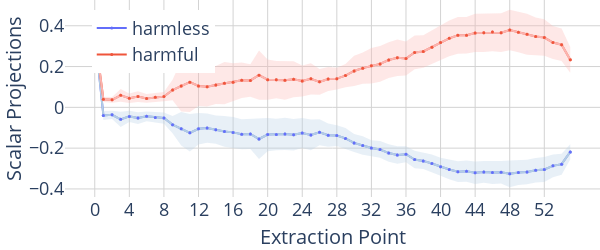

Here is the notebook cell this chart was saved with:
### Code cell
# layers x resid_modules x tokens x batch x dim
category2acts_normed = {
    "harmful": harmful_acts_normed,
    "harmless": harmless_acts_normed,
}

# x_values = sum([[f"{l}", f"{l}-mid"] for l in range(num_layers)], [])
x_values = [str(i) for i in range(2 * num_layers)]

fig = go.Figure()

for category in categories:
    acts_normed = category2acts_normed[category][:, :, :, chosen_token]
    projections = einops.einsum(
        refusal_dirs,
        acts_normed,
        "layer act dim, layer act batch dim -> layer act batch",
    )
    projections = torch.tensor(projections)

    mean_projection = projections.mean(dim=-1)

    y_values = mean_projection.flatten()

    # mean
    fig.add_trace(
        go.Scatter(
            x=x_values,
            y=y_values,
            name=category,
            mode="lines+markers",
            yaxis="y",
            marker=dict(color=colour_map[category], size=3),
            showlegend=True,
        )
    )
    fig.add_trace(
        go.Scatter(
            x=x_values,
            y=y_values,
            name=category,
            mode="lines+markers",
            yaxis="y",
            marker=dict(color=colour_map_light[category], size=3),
            showlegend=False,
        )
    )

    # variance
    fig.add_trace(
        variance_plot(
            x=x_values,
            y=projections.reshape(-1, projections.shape[-1]),
            yaxis="y",
            fillcolor=colour_map_opaque[category],
            showlegend=False,
        )
    )

    # dot markers
    fig.add_trace(
        go.Scatter(
            x=x_values[1::],
            y=y_values[1::],
            name=f"{category}",
            mode="markers",
            yaxis="y",
            marker=dict(color=colour_map[category], size=3),
            showlegend=False,
        )
    )


fig.update_layout(
    # title=f"Scalar projections of activations onto the local refusal direction at each
    # extraction point for {MODEL_PATH}",
    plot_bgcolor="white",
    grid=dict(rows=1, columns=1),
    xaxis=dict(
        type="category",
        dtick=4,
        title=dict(text="Extraction Point", font=dict(size=20)),
        gridcolor="lightgrey",
        tickfont=dict(size=18),
    ),
    yaxis=dict(
        title=dict(text="Scalar Projections", font=dict(size=20)),
        gridcolor="lightgrey",
        zeroline=False,
        tickfont=dict(size=18),
    ),
    hovermode="x unified",
    height=250,
    # width=20 + 12 * len(x_values),
    width=600,
    margin=dict(l=0, r=0, t=0, b=0),
    legend=dict(x=0.05, y=0.95, font=dict(size=18)),
)
fig.show()

### Figure 1 — Plotly figure (JSON) as saved in the notebook; plotly's stock layout.template omitted (floating-point values rounded to 4 significant figures)
{"data": [{"marker": {"color": "#636EFA", "size": 3}, "mode": "lines+markers", "name": "harmless", "showlegend": true, "type": "scatter", "x": ["0", "1", "2", "3", "4", "5", "6", "7", "8", "9", "10", "11", "12", "13", "14", "15", "16", "17", "18", "19", "20", "21", "22", "23", "24", "25", "26", "27", "28", "29", "30", "31", "32", "33", "34", "35", "36", "37", "38", "39", "40", "41", "42", "43", "44", "45", "46", "47", "48", "49", "50", "51", "52", "53", "54", "55"], "y": [0.3653, -0.03942, -0.03665, -0.05871, -0.04438, -0.05263, -0.04386, -0.04944, -0.05237, -0.08479, -0.1048, -0.1248, -0.105, -0.1015, -0.1096, -0.1181, -0.1227, -0.1316, -0.1302, -0.1552, -0.1335, -0.1332, -0.1301, -0.1343, -0.1258, -0.1354, -0.1222, -0.1363, -0.1383, -0.1522, -0.1745, -0.1872, -0.1995, -0.2065, -0.2241, -0.2338, -0.23, -0.2558, -0.2624, -0.2755, -0.2916, -0.3049, -0.3152, -0.313, -0.3205, -0.3168, -0.3199, -0.3184, -0.3258, -0.3192, -0.3165, -0.3082, -0.3049, -0.2868, -0.2785, -0.2186], "yaxis": "y"}, {"marker": {"color": "rgb(179,205,227)", "size": 3}, "mode": "lines+markers", "name": "harmless", "showlegend": false, "type": "scatter", "x": ["0", "1", "2", "3", "4", "5", "6", "7", "8", "9", "10", "11", "12", "13", "14", "15", "16", "17", "18", "19", "20", "21", "22", "23", "24", "25", "26", "27", "28", "29", "30", "31", "32", "33", "34", "35", "36", "37", "38", "39", "40", "41", "42", "43", "44", "45", "46", "47", "48", "49", "50", "51", "52", "53", "54", "55"], "y": [0.3653, -0.03942, -0.03665, -0.05871, -0.04438, -0.05263, -0.04386, -0.04944, -0.05237, -0.08479, -0.1048, -0.1248, -0.105, -0.1015, -0.1096, -0.1181, -0.1227, -0.1316, -0.1302, -0.1552, -0.1335, -0.1332, -0.1301, -0.1343, -0.1258, -0.1354, -0.1222, -0.1363, -0.1383, -0.1522, -0.1745, -0.1872, -0.1995, -0.2065, -0.2241, -0.2338, -0.23, -0.2558, -0.2624, -0.2755, -0.2916, -0.3049, -0.3152, -0.313, -0.3205, -0.3168, -0.3199, -0.3184, -0.3258, -0.3192, -0.3165, -0.3082, -0.3049, -0.2868, -0.2785, -0.2186], "yaxis": "y"}, {"fill": "toself", "fillcolor": "rgba(179, 205, 227, 0.3)", "line": {"color": "rgba(179, 205, 227, 0.3)", "width": 0}, "mode": "lines", "showlegend": false, "type": "scatter", "x": ["0", "1", "2", "3", "4", "5", "6", "7", "8", "9", "10", "11", "12", "13", "14", "15", "16", "17", "18", "19", "20", "21", "22", "23", "24", "25", "26", "27", "28", "29", "30", "31", "32", "33", "34", "35", "36", "37", "38", "39", "40", "41", "42", "43", "44", "45", "46", "47", "48", "49", "50", "51", "52", "53", "54", "55", "55", "54", "53", "52", "51", "50", "49", "48", "47", "46", "45", "44", "43", "42", "41", "40", "39", "38", "37", "36", "35", "34", "33", "32", "31", "30", "29", "28", "27", "26", "25", "24", "23", "22", "21", "20", "19", "18", "17", "16", "15", "14", "13", "12", "11", "10", "9", "8", "7", "6", "5", "4", "3", "2", "1", "0"], "y": [0.3653, -0.01739, -0.01672, -0.021, -0.01665, -0.02354, -0.02008, -0.02422, -0.02486, -0.04257, -0.02297, -0.03289, -0.02778, -0.02996, -0.04017, -0.04288, -0.0477, -0.05787, -0.05657, -0.05656, -0.05211, -0.05639, -0.05118, -0.05663, -0.05169, -0.05993, -0.05848, -0.07964, -0.08767, -0.1008, -0.1302, -0.1416, -0.1607, -0.1653, -0.1814, -0.1912, -0.1911, -0.213, -0.2225, -0.2314, -0.2473, -0.2568, -0.2645, -0.261, -0.2656, -0.2634, -0.2642, -0.2633, -0.2605, -0.2581, -0.2563, -0.2486, -0.2437, -0.231, -0.2269, -0.1811, -0.2561, -0.33, -0.3426, -0.366, -0.3679, -0.3767, -0.3802, -0.3912, -0.3736, -0.3757, -0.3702, -0.3753, -0.3651, -0.3658, -0.353, -0.3358, -0.3197, -0.3024, -0.2986, -0.2689, -0.2765, -0.2667, -0.2477, -0.2384, -0.2328, -0.2187, -0.2037, -0.189, -0.1929, -0.186, -0.2109, -0.1998, -0.2119, -0.2091, -0.2101, -0.2149, -0.2538, -0.2039, -0.2054, -0.1977, -0.1934, -0.179, -0.1731, -0.1823, -0.2167, -0.1867, -0.127, -0.07989, -0.07465, -0.06763, -0.08171, -0.0721, -0.09642, -0.05657, -0.06145, 0.3653], "yaxis": "y"}, {"marker": {"color": "#636EFA", "size": 3}, "mode": "markers", "name": "harmless", "showlegend": false, "type": "scatter", "x": ["1", "2", "3", "4", "5", "6", "7", "8", "9", "10", "11", "12", "13", "14", "15", "16", "17", "18", "19", "20", "21", "22", "23", "24", "25", "26", "27", "28", "29", "30", "31", "32", "33", "34", "35", "36", "37", "38", "39", "40", "41", "42", "43", "44", "45", "46", "47", "48", "49", "50", "51", "52", "53", "54", "55"], "y": [-0.03942, -0.03665, -0.05871, -0.04438, -0.05263, -0.04386, -0.04944, -0.05237, -0.08479, -0.1048, -0.1248, -0.105, -0.1015, -0.1096, -0.1181, -0.1227, -0.1316, -0.1302, -0.1552, -0.1335, -0.1332, -0.1301, -0.1343, -0.1258, -0.1354, -0.1222, -0.1363, -0.1383, -0.1522, -0.1745, -0.1872, -0.1995, -0.2065, -0.2241, -0.2338, -0.23, -0.2558, -0.2624, -0.2755, -0.2916, -0.3049, -0.3152, -0.313, -0.3205, -0.3168, -0.3199, -0.3184, -0.3258, -0.3192, -0.3165, -0.3082, -0.3049, -0.2868, -0.2785, -0.2186], "yaxis": "y"}, {"marker": {"color": "#EF553B", "size": 3}, "mode": "lines+markers", "name": "harmful", "showlegend": true, "type": "scatter", "x": ["0", "1", "2", "3", "4", "5", "6", "7", "8", "9", "10", "11", "12", "13", "14", "15", "16", "17", "18", "19", "20", "21", "22", "23", "24", "25", "26", "27", "28", "29", "30", "31", "32", "33", "34", "35", "36", "37", "38", "39", "40", "41", "42", "43", "44", "45", "46", "47", "48", "49", "50", "51", "52", "53", "54", "55"], "y": [0.3653, 0.0395, 0.03671, 0.0588, 0.04443, 0.05275, 0.04394, 0.04958, 0.05259, 0.08499, 0.1041, 0.1235, 0.105, 0.1015, 0.1097, 0.1183, 0.1234, 0.1329, 0.1321, 0.158, 0.1357, 0.1358, 0.1329, 0.1379, 0.1293, 0.1397, 0.1251, 0.1391, 0.1408, 0.1557, 0.1784, 0.1923, 0.2043, 0.213, 0.2319, 0.2429, 0.2393, 0.269, 0.2742, 0.2952, 0.318, 0.3385, 0.3529, 0.3531, 0.3649, 0.3655, 0.3692, 0.3663, 0.379, 0.3686, 0.3582, 0.3473, 0.3422, 0.3179, 0.3071, 0.2327], "yaxis": "y"}, {"marker": {"color": "rgb(251,180,174)", "size": 3}, "mode": "lines+markers", "name": "harmful", "showlegend": false, "type": "scatter", "x": ["0", "1", "2", "3", "4", "5", "6", "7", "8", "9", "10", "11", "12", "13", "14", "15", "16", "17", "18", "19", "20", "21", "22", "23", "24", "25", "26", "27", "28", "29", "30", "31", "32", "33", "34", "35", "36", "37", "38", "39", "40", "41", "42", "43", "44", "45", "46", "47", "48", "49", "50", "51", "52", "53", "54", "55"], "y": [0.3653, 0.0395, 0.03671, 0.0588, 0.04443, 0.05275, 0.04394, 0.04958, 0.05259, 0.08499, 0.1041, 0.1235, 0.105, 0.1015, 0.1097, 0.1183, 0.1234, 0.1329, 0.1321, 0.158, 0.1357, 0.1358, 0.1329, 0.1379, 0.1293, 0.1397, 0.1251, 0.1391, 0.1408, 0.1557, 0.1784, 0.1923, 0.2043, 0.213, 0.2319, 0.2429, 0.2393, 0.269, 0.2742, 0.2952, 0.318, 0.3385, 0.3529, 0.3531, 0.3649, 0.3655, 0.3692, 0.3663, 0.379, 0.3686, 0.3582, 0.3473, 0.3422, 0.3179, 0.3071, 0.2327], "yaxis": "y"}, {"fill": "toself", "fillcolor": "rgba(251, 180, 174, 0.3)", "line": {"color": "rgba(251, 180, 174, 0.3)", "width": 0}, "mode": "lines", "showlegend": false, "type": "scatter", "x": ["0", "1", "2", "3", "4", "5", "6", "7", "8", "9", "10", "11", "12", "13", "14", "15", "16", "17", "18", "19", "20", "21", "22", "23", "24", "25", "26", "27", "28", "29", "30", "31", "32", "33", "34", "35", "36", "37", "38", "39", "40", "41", "42", "43", "44", "45", "46", "47", "48", "49", "50", "51", "52", "53", "54", "55", "55", "54", "53", "52", "51", "50", "49", "48", "47", "46", "45", "44", "43", "42", "41", "40", "39", "38", "37", "36", "35", "34", "33", "32", "31", "30", "29", "28", "27", "26", "25", "24", "23", "22", "21", "20", "19", "18", "17", "16", "15", "14", "13", "12", "11", "10", "9", "8", "7", "6", "5", "4", "3", "2", "1", "0"], "y": [0.3653, 0.05227, 0.05039, 0.08967, 0.06767, 0.07884, 0.06532, 0.07144, 0.07569, 0.1354, 0.2286, 0.2701, 0.2039, 0.1984, 0.2033, 0.2217, 0.2162, 0.2202, 0.2117, 0.2789, 0.2347, 0.2276, 0.2281, 0.2258, 0.2055, 0.2162, 0.188, 0.1976, 0.1941, 0.2125, 0.2524, 0.2687, 0.2914, 0.3005, 0.3194, 0.3326, 0.3225, 0.3517, 0.354, 0.3784, 0.4028, 0.4262, 0.4425, 0.4424, 0.4583, 0.46, 0.4631, 0.4612, 0.478, 0.4677, 0.4584, 0.441, 0.4318, 0.3994, 0.3869, 0.2957, 0.1698, 0.2274, 0.2364, 0.2525, 0.2537, 0.258, 0.2695, 0.2801, 0.2714, 0.2753, 0.271, 0.2714, 0.2638, 0.2632, 0.2507, 0.2331, 0.212, 0.1943, 0.1863, 0.1562, 0.1532, 0.1444, 0.1256, 0.1173, 0.1158, 0.1044, 0.099, 0.0875, 0.08051, 0.06222, 0.06316, 0.05305, 0.04999, 0.03774, 0.04408, 0.03678, 0.03699, 0.05252, 0.04568, 0.03058, 0.0149, 0.01609, 0.004583, 0.006195, -0.02314, -0.02046, 0.03455, 0.02949, 0.02773, 0.02257, 0.02665, 0.02119, 0.02793, 0.02302, 0.02673, 0.3653], "yaxis": "y"}, {"marker": {"color": "#EF553B", "size": 3}, "mode": "markers", "name": "harmful", "showlegend": false, "type": "scatter", "x": ["1", "2", "3", "4", "5", "6", "7", "8", "9", "10", "11", "12", "13", "14", "15", "16", "17", "18", "19", "20", "21", "22", "23", "24", "25", "26", "27", "28", "29", "30", "31", "32", "33", "34", "35", "36", "37", "38", "39", "40", "41", "42", "43", "44", "45", "46", "47", "48", "49", "50", "51", "52", "53", "54", "55"], "y": [0.0395, 0.03671, 0.0588, 0.04443, 0.05275, 0.04394, 0.04958, 0.05259, 0.08499, 0.1041, 0.1235, 0.105, 0.1015, 0.1097, 0.1183, 0.1234, 0.1329, 0.1321, 0.158, 0.1357, 0.1358, 0.1329, 0.1379, 0.1293, 0.1397, 0.1251, 0.1391, 0.1408, 0.1557, 0.1784, 0.1923, 0.2043, 0.213, 0.2319, 0.2429, 0.2393, 0.269, 0.2742, 0.2952, 0.318, 0.3385, 0.3529, 0.3531, 0.3649, 0.3655, 0.3692, 0.3663, 0.379, 0.3686, 0.3582, 0.3473, 0.3422, 0.3179, 0.3071, 0.2327], "yaxis": "y"}], "layout": {"grid": {"columns": 1, "rows": 1}, "height": 250, "hovermode": "x unified", "legend": {"font": {"size": 18}, "x": 0.05, "y": 0.95}, "margin": {"b": 0, "l": 0, "r": 0, "t": 0}, "plot_bgcolor": "white", "width": 600, "xaxis": {"dtick": 4, "gridcolor": "lightgrey", "tickfont": {"size": 18}, "title": {"font": {"size": 20}, "text": "Extraction Point"}, "type": "category"}, "yaxis": {"gridcolor": "lightgrey", "tickfont": {"size": 18}, "title": {"font": {"size": 20}, "text": "Scalar Projections"}, "zeroline": false}}}
